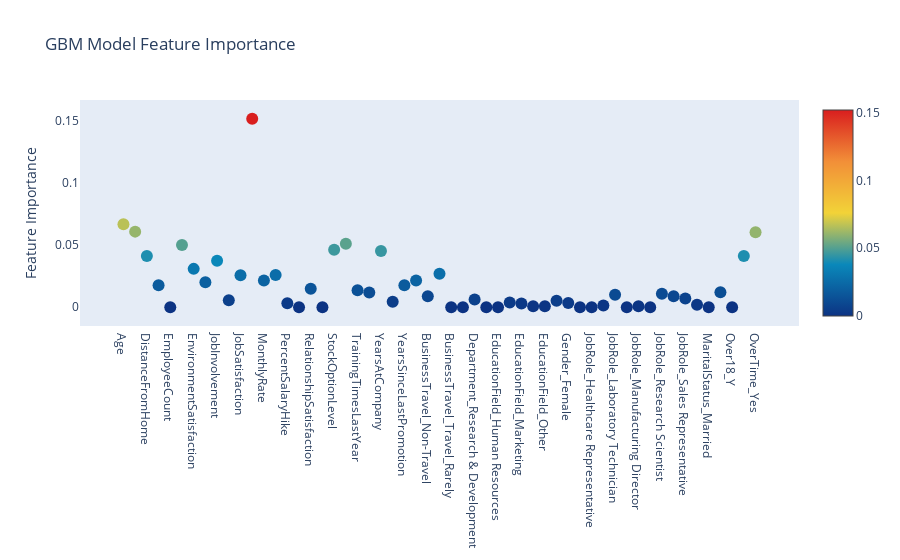

Notebook code for this chart:
### Code cell
# Scatter plot 
trace = go.Scatter(
    y = gb.feature_importances_,
    x = attrition_final.columns.values,
    mode='markers',
    marker=dict(
        sizemode = 'diameter',
        sizeref = 1.3,
        size = 12,
        color = gb.feature_importances_,
        colorscale='Portland',
        showscale=True
    ),
    text = attrition_final.columns.values
)
data = [trace]

layout= go.Layout(
    autosize= True,
    title= 'GBM Model Feature Importance',
    hovermode= 'closest',
     xaxis= dict(
         ticklen= 5,
         showgrid=False,
        zeroline=False,
        showline=False
     ),
    yaxis=dict(
        title= 'Feature Importance',
        showgrid=False,
        zeroline=False,
        ticklen= 5,
        gridwidth= 2
    ),
    showlegend= False
)
fig = go.Figure(data=data, layout=layout)
py.iplot(fig,filename='scatter')

### Figure 1 — Plotly figure (JSON) as saved in the notebook; plotly's stock layout.template omitted (floating-point values rounded to 4 significant figures)
{"data": [{"marker": {"color": [0.06686, 0.06096, 0.04127, 0.0177, 0, 0.05015, 0.03092, 0.0202, 0.03753, 0.005684, 0.02583, 0.152, 0.02157, 0.02598, 0.003235, 0, 0.01491, 0, 0.04635, 0.05114, 0.01359, 0.01177, 0.04532, 0.004386, 0.01771, 0.0216, 0.008867, 0.02692, 0, 0, 0.006288, 0, 0, 0.003774, 0.002897, 0.0008031, 0.0007005, 0.005134, 0.003322, 0, 0, 0.001321, 0.01012, 0, 0.0007493, 9.876e-07, 0.01093, 0.008878, 0.006929, 0.00198, 0, 0.01207, 0, 0.04126, 0.06042], "colorscale": [[0, "rgb(12,51,131)"], [0.25, "rgb(10,136,186)"], [0.5, "rgb(242,211,56)"], [0.75, "rgb(242,143,56)"], [1, "rgb(217,30,30)"]], "showscale": true, "size": 12, "sizemode": "diameter", "sizeref": 1.3}, "mode": "markers", "text": ["Age", "DailyRate", "DistanceFromHome", "Education", "EmployeeCount", "EmployeeNumber", "EnvironmentSatisfaction", "HourlyRate", "JobInvolvement", "JobLevel", "JobSatisfaction", "MonthlyIncome", "MonthlyRate", "NumCompaniesWorked", "PercentSalaryHike", "PerformanceRating", "RelationshipSatisfaction", "StandardHours", "StockOptionLevel", "TotalWorkingYears", "TrainingTimesLastYear", "WorkLifeBalance", "YearsAtCompany", "YearsInCurrentRole", "YearsSinceLastPromotion", "YearsWithCurrManager", "BusinessTravel_Non-Travel", "BusinessTravel_Travel_Frequently", "BusinessTravel_Travel_Rarely", "Department_Human Resources", "Department_Research & Development", "Department_Sales", "EducationField_Human Resources", "EducationField_Life Sciences", "EducationField_Marketing", "EducationField_Medical", "EducationField_Other", "EducationField_Technical Degree", "Gender_Female", "Gender_Male", "JobRole_Healthcare Representative", "JobRole_Human Resources", "JobRole_Laboratory Technician", "JobRole_Manager", "JobRole_Manufacturing Director", "JobRole_Research Director", "JobRole_Research Scientist", "JobRole_Sales Executive", "JobRole_Sales Representative", "MaritalStatus_Divorced", "MaritalStatus_Married", "MaritalStatus_Single", "Over18_Y", "OverTime_No", "OverTime_Yes"], "type": "scatter", "x": ["Age", "DailyRate", "DistanceFromHome", "Education", "EmployeeCount", "EmployeeNumber", "EnvironmentSatisfaction", "HourlyRate", "JobInvolvement", "JobLevel", "JobSatisfaction", "MonthlyIncome", "MonthlyRate", "NumCompaniesWorked", "PercentSalaryHike", "PerformanceRating", "RelationshipSatisfaction", "StandardHours", "StockOptionLevel", "TotalWorkingYears", "TrainingTimesLastYear", "WorkLifeBalance", "YearsAtCompany", "YearsInCurrentRole", "YearsSinceLastPromotion", "YearsWithCurrManager", "BusinessTravel_Non-Travel", "BusinessTravel_Travel_Frequently", "BusinessTravel_Travel_Rarely", "Department_Human Resources", "Department_Research & Development", "Department_Sales", "EducationField_Human Resources", "EducationField_Life Sciences", "EducationField_Marketing", "EducationField_Medical", "EducationField_Other", "EducationField_Technical Degree", "Gender_Female", "Gender_Male", "JobRole_Healthcare Representative", "JobRole_Human Resources", "JobRole_Laboratory Technician", "JobRole_Manager", "JobRole_Manufacturing Director", "JobRole_Research Director", "JobRole_Research Scientist", "JobRole_Sales Executive", "JobRole_Sales Representative", "MaritalStatus_Divorced", "MaritalStatus_Married", "MaritalStatus_Single", "Over18_Y", "OverTime_No", "OverTime_Yes"], "y": [0.06686, 0.06096, 0.04127, 0.0177, 0, 0.05015, 0.03092, 0.0202, 0.03753, 0.005684, 0.02583, 0.152, 0.02157, 0.02598, 0.003235, 0, 0.01491, 0, 0.04635, 0.05114, 0.01359, 0.01177, 0.04532, 0.004386, 0.01771, 0.0216, 0.008867, 0.02692, 0, 0, 0.006288, 0, 0, 0.003774, 0.002897, 0.0008031, 0.0007005, 0.005134, 0.003322, 0, 0, 0.001321, 0.01012, 0, 0.0007493, 9.876e-07, 0.01093, 0.008878, 0.006929, 0.00198, 0, 0.01207, 0, 0.04126, 0.06042]}], "layout": {"autosize": true, "hovermode": "closest", "showlegend": false, "title": {"text": "GBM Model Feature Importance"}, "xaxis": {"showgrid": false, "showline": false, "ticklen": 5, "zeroline": false}, "yaxis": {"gridwidth": 2, "showgrid": false, "ticklen": 5, "title": {"text": "Feature Importance"}, "zeroline": false}}}
